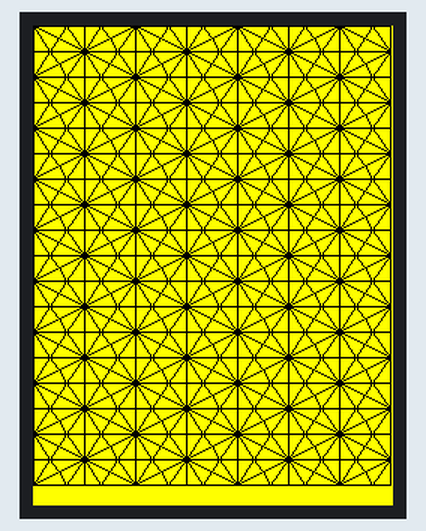
This sketch was run on a simulated Arduino Uno, built with avr-gcc and run on an emulated ATmega328P. On the bench: 240×320 colour display. What the sketch prints to the serial monitor is not drawn.

Above: at 0.9 s.

The sketch:

Ej6_subhexelGrid.ino
```cpp
#include <SPI.h>
#include <Adafruit_GFX.h>    // Core graphics library
#include <Adafruit_ILI9341.h> // Hardware-specific library

#define TFT_CS   7
#define TFT_DC   6

// Assign human-readable names to some common 16-bit color values:
#define BLACK       0x0000      /*   0,   0,   0 */
#define NAVY        0x000F      /*   0,   0, 128 */
#define DARKGREEN   0x03E0      /*   0, 128,   0 */
#define DARKCYAN    0x03EF      /*   0, 128, 128 */
#define MAROON      0x7800      /* 128,   0,   0 */
#define PURPLE      0x780F      /* 128,   0, 128 */
#define OLIVE       0x7BE0      /* 128, 128,   0 */
#define LIGHTGREY   0xC618      /* 192, 192, 192 */
#define DARKGREY    0x7BEF      /* 128, 128, 128 */
#define BLUE        0x001F      /*   0,   0, 255 */
#define GREEN       0x07E0      /*   0, 255,   0 */
#define CYAN        0x07FF      /*   0, 255, 255 */
#define RED         0xF800      /* 255,   0,   0 */
#define MAGENTA     0xF81F      /* 255,   0, 255 */
#define YELLOW      0xFFE0      /* 255, 255,   0 */
#define WHITE       0xFFFF      /* 255, 255, 255 */
#define ORANGE      0xFD20      /* 255, 165,   0 */
#define GREENYELLOW 0xAFE5      /* 173, 255,  47 */
#define PINK        0xF81F

//Declaracion objeto TFT
Adafruit_ILI9341 tft = Adafruit_ILI9341(TFT_CS, TFT_DC);

//Variables globales de TFT y de malla
int width, height;
  //Numero de filas, columnas, anchura y altura de subpixel
int col, row;

void setup() {
  Serial.begin(9600);
  tft.begin(); // Begin ILI9341

  tft.setRotation(0);
  tft.fillScreen(YELLOW);

  width = tft.width();
  height = tft.height();

  //Con la funcion subHexel por sectores vamos a crear toda una malla completa

  col = 7;

  subhexelgrid(col, BLACK);

}

void loop() {

}

void subhexelgrid(int8_t col, uint16_t color){

    //Calculamos cuantos pixeles hay que dibujar de ancho para cada triangulo.
    float w = width/col;

    //Conociendo el ancho de columna, establecemos la altura de cada triangulo con la siguiente formula.
    float h = w*sqrt(4/3);

    //Sabiendo la altura total de la pantalla de cada triangulo, podemos calcular el numero de filas que vamos a dibujar dentro del bucle
    int n_rows = height/h;

    int posx = 0;
    int posy = 0;
    Serial.println(col);
    Serial.println(n_rows);

    for (int i = 0; i < col; i++){
      for (int j = 0; j < n_rows; j++){

        //Control para pintar cada recuadro en su posicion y no dibujar en exceso
        if(!(i%2)) subhexel(w*i, h*j, w, h/2, 1, BLACK);
        if (i%2) subhexel(w*i, h*j, w, h/2, 0, BLACK);
        if (!(i%2)) subhexel(w*i, h*(j+1/2)+h/2, w, h/2, 0, BLACK);
        if (i%2) subhexel(w*i, h*(j+1/2)+h/2, w, h/2, 1, BLACK);

        /*Serial.print("i: ");
        Serial.print(i);
        Serial.print(" j: ");
        Serial.print(j);
        Serial.print(" Module i: ");
        Serial.print(i%2);
        Serial.print(" Module j: ");
        Serial.println(j%2);*/

      }
    }
}

void subhexel(float pos_x, float pos_y, int w , int h, bool sym, uint16_t color){

    float PX[] = {0 + pos_x ,w/3 + pos_x, w/2 + pos_x, 2*w/3 + pos_x, w + pos_x};
    float PY[]= {0 + pos_y, h/2+ pos_y, h+ pos_y};

    if (!sym){

      PY[0] = h + pos_y;
      PY[1] = h/2 + pos_y;
      PY[2] = 0 + pos_y;
    }

    //Vamos a crear 6 subtriangulos dentro de el area determinada

    tft.drawTriangle(   PX[0], PY[0], PX[1], PY[2] , PX[0], PY[2], color);
    tft.drawTriangle(   PX[0], PY[0], PX[2], PY[1] , PX[1], PY[2], color);
    tft.drawTriangle(   PX[0], PY[0], PX[3], PY[0] , PX[2], PY[1], color);

    tft.drawTriangle(   PX[4], PY[2], PX[3], PY[0], PX[4], PY[0] , color);
    tft.drawTriangle(   PX[4], PY[2], PX[2], PY[1], PX[3], PY[0] , color);
    tft.drawTriangle(   PX[4], PY[2], PX[1], PY[2] , PX[2], PY[1] , color);

    //borderCorrection();
}

void borderCorrection(){
  tft.drawFastHLine(-2, -1, width,  BLACK);
  tft.drawFastVLine(-2, -1, height,  BLACK);
  tft.drawFastVLine(-1, -1, height,  BLACK);
}
```
